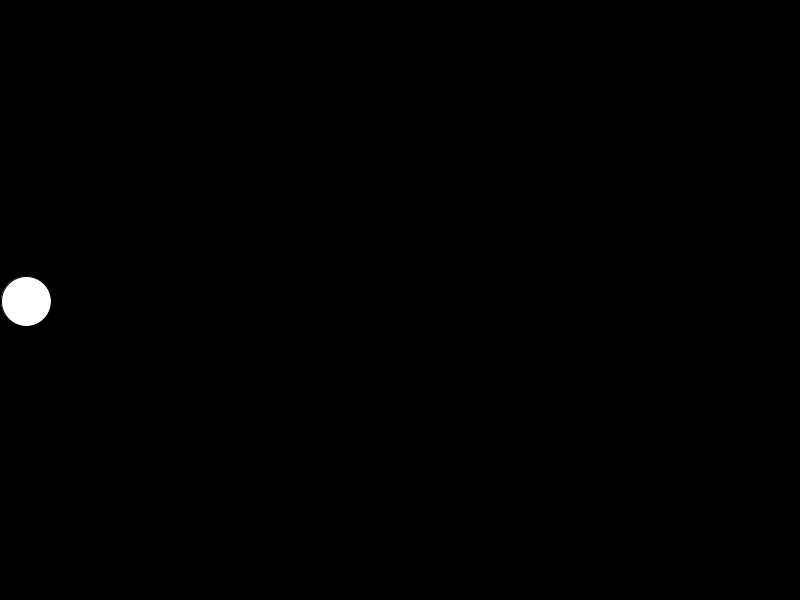
Frame 1 (no input)
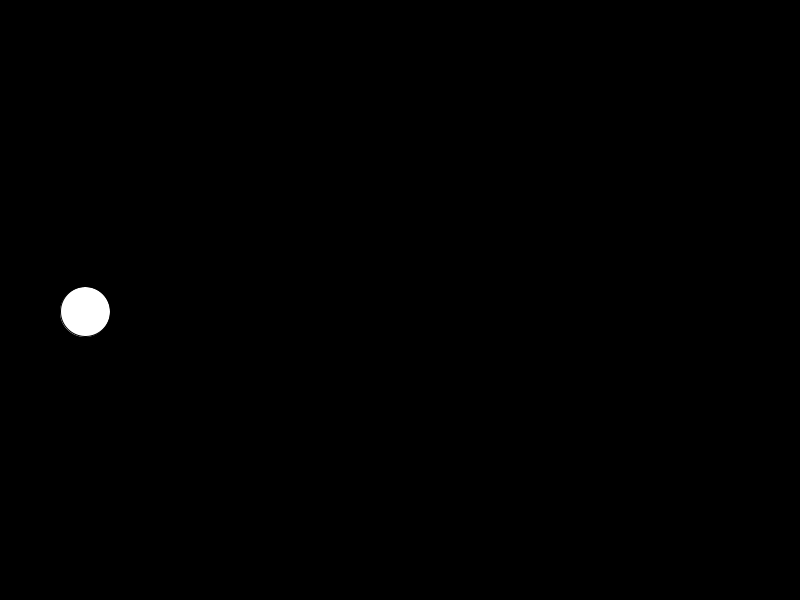
Frame 60 (the mouse pressed at the canvas centre just before this capture)
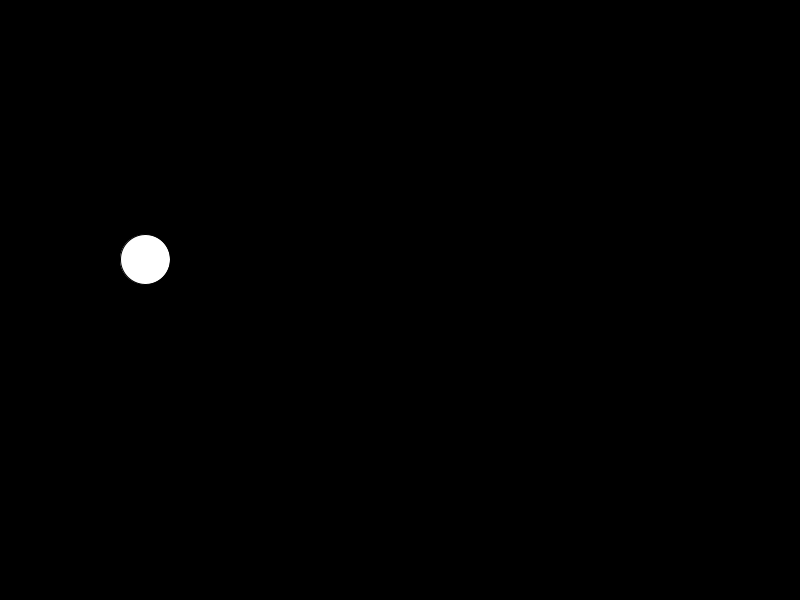
Frame 120 (the mouse held since frame 60 and released just before this capture)

The Processing sketch that drew these frames (run headless with seeded random() and noise(); from frame 60 on, the mouse is pressed at the canvas centre):

// Processing sketch: Question11
// ── Question11.pde
int size = 50; 
float xPos = size/2, yPos; 
int xDirection = 1; 
float theta; 
float ampl; 
void setup(){
size(800, 600); 
}
void draw(){
background(0); 

theta += .05; 

if(xPos >= width || xPos <= 2){
  xDirection = -xDirection;
}

xPos += xDirection; 
//use the map function for ampl
ampl = map(xPos, 0, xPos, 0, xPos);
yPos = sin(theta) * ampl+height/2;

fill(255);
ellipse(xPos, yPos, size, size);
}
